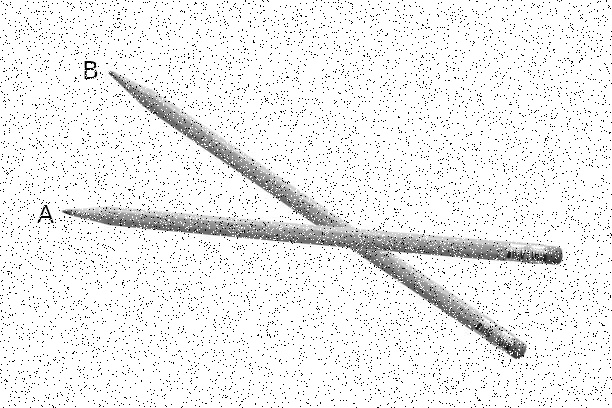
#> input picture pencils.jpg, 612 x 408 px
$ python main.py
#> lines starting #> are read from the running program, lines starting #| are printed output that depends on the picture
import cv2
import numpy as np
from PIL import Image
from typing import Tuple

class PencilMeasurement:
    def __init__(self, image_path: str, width_in_inches: float = None, height_in_inches: float = None):
        """
        Initialize the PencilMeasurement with the given image path and optionally, the physical size.

        :param image_path: Path to the image file.
        :param width_in_inches: Optional physical width of the image in inches.
        :param height_in_inches: Optional physical height of the image in inches.
        """
#> called with image_path = 'pencils.jpg'
        self.image_path = image_path
        self.image = cv2.imread(image_path)
#> self.image is the input picture: shape (408, 612, 3); min 0, max 255, mean 238
        self.denoised_image = None
        self.bbox_a = None
        self.bbox_b = None
        self.dpi = self.calculate_dpi(width_in_inches, height_in_inches)
        # self.conversion_factor = 25.4 / 96  # Conversion factor from pixels to millimeters
        self.conversion_factor = 25.4 / self.dpi  # Conversion factor from pixels to millimeters

        print(f"Calculated DPI: {self.dpi}")
        print(f"Conversion Factor (pixels to mm): {self.conversion_factor}")

    def calculate_dpi(self, width_in_inches: float = None, height_in_inches: float = None) -> int:
        """
        Calculate the DPI (dots per inch) of the image.

        :param width_in_inches: Optional physical width of the image in inches.
        :param height_in_inches: Optional physical height of the image in inches.
        :return: The calculated or inferred DPI.
        """
        # Try to read DPI from the image metadata
        with Image.open(self.image_path) as img:
            dpi_info = img.info.get('dpi')
            if dpi_info:
                return int(dpi_info[0])  # DPI is usually given as a tuple (x_dpi, y_dpi)

            # If width and height in inches are provided, calculate DPI
            if width_in_inches and height_in_inches:
                width_pixels, height_pixels = img.size
                dpi_width = width_pixels / width_in_inches
                dpi_height = height_pixels / height_in_inches
                return int((dpi_width + dpi_height) / 2)  # Average DPI

        # Default DPI if none of the above methods work
        return 300  # Common default DPI

    def denoise_image(self) -> None:
        """Apply Non-Local Means Denoising to the image."""
        gray = cv2.cvtColor(self.image, cv2.COLOR_BGR2GRAY)
        self.denoised_image = cv2.fastNlMeansDenoising(gray, None, 48, 10, 21)
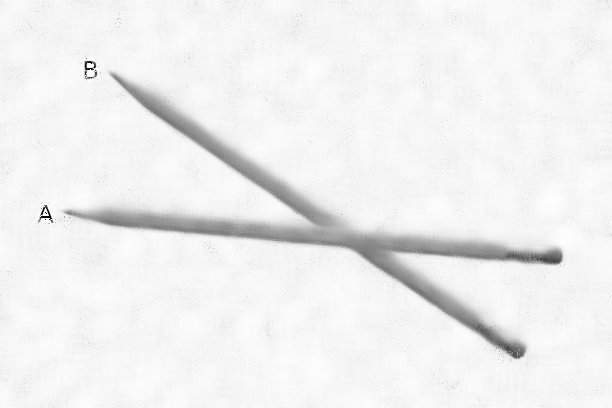
#> self.denoised_image: shape (408, 612); min 0, max 255, mean 239.5

    def select_bounding_boxes(self) -> None:
        """Allow the user to select bounding boxes for two pencils."""
        print("Select the bounding box for Pencil-A.")
#> (the run stopped early here; a loop or call above may not have finished)
